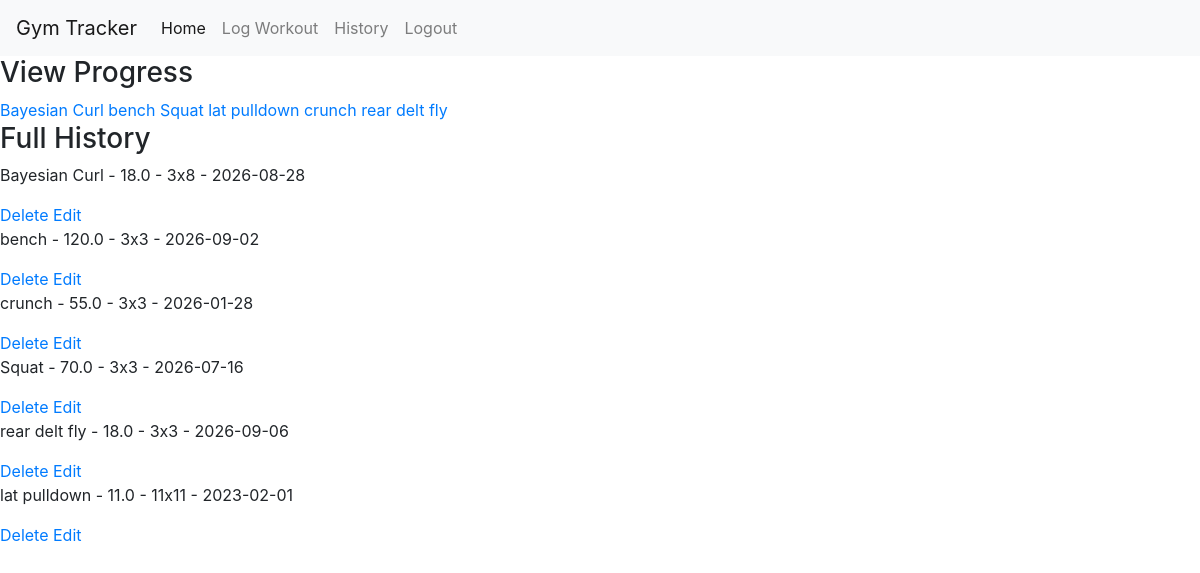
Page /history (signed in) on the earlier database version.
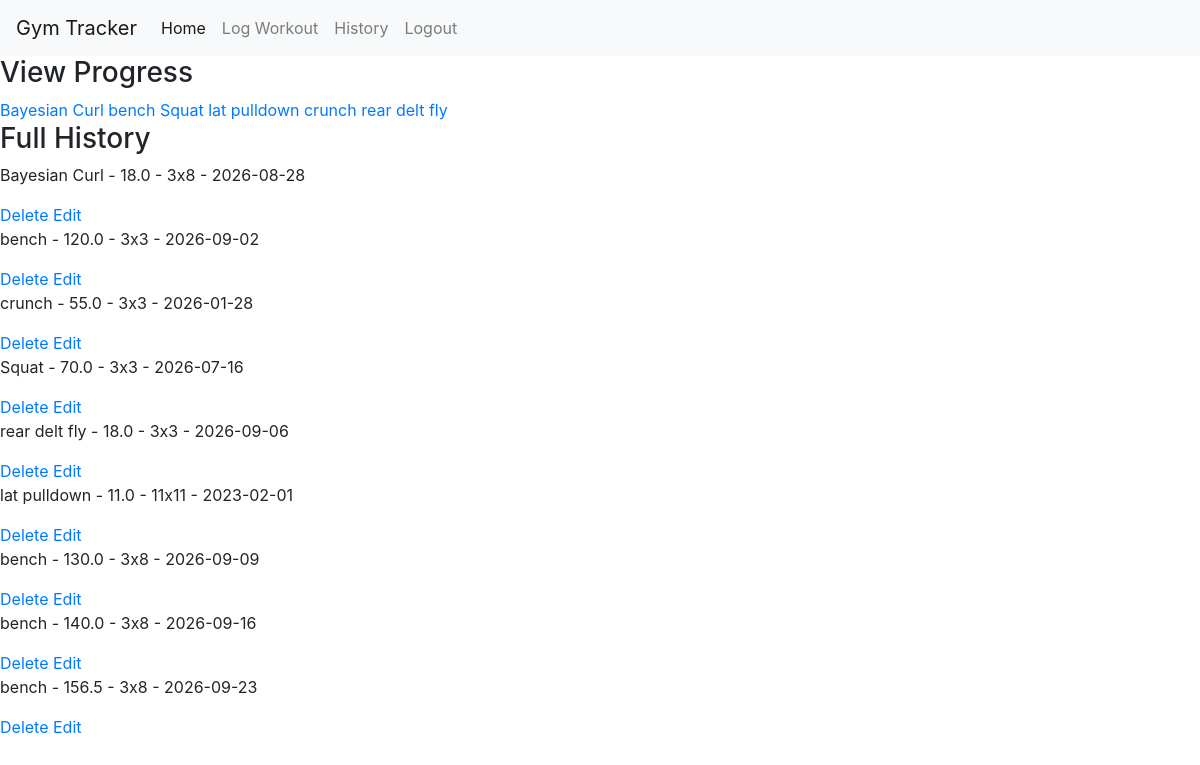
Same page on the later database version.
### app/models.py (models this page shows, shortened)
class Workout(db.Model):
      id = db.Column(db.Integer, primary_key=True)
      user_id = db.Column(db.Integer, db.ForeignKey("users.id"))
      exercise_name = db.Column(db.String(100))
      weight = db.Column(db.Float)
      sets = db.Column(db.Integer)
      reps = db.Column(db.Integer)
      date = db.Column(db.Date)

### app/__init__.py (the view)
    @app.route("/history")
    @login_required
    def history():
        workouts = Workout.query.filter_by(user_id=current_user.id).all()
        unique_exercises = {workout.exercise_name for workout in workouts}
        return render_template("history.html", workouts=workouts, unique_exercises=unique_exercises)

### app/templates/history.html (shortened to what this page needs)
{% extends "base.html" %}
{% block content %}
<h3>View Progress</h3>
{% for exercise in unique_exercises %}
    <a href="{{ url_for('progress', exercise_name=exercise) }}">{{ exercise }}</a>
{% endfor %}
<br>
<h3>Full History</h3>
{% for workout in workouts %}
    <p>{{workout.exercise_name}} - {{workout.weight}} - {{workout.sets}}x{{workout.reps}} - {{workout.date}}</p>
    <a href="{{ url_for('delete_workout', workout_id=workout.id) }}">Delete</a>
    <a href="{{ url_for('edit_workout', workout_id=workout.id) }}">Edit</a>
{% endfor %}
{% endblock %}

### app/templates/base.html (shortened to what this page needs)
<!DOCTYPE html>
<html>
    <head>
        <link rel="stylesheet" href="https://cdn.jsdelivr.net/npm/bootstrap@4.3.1/dist/css/bootstrap.min.css">
    </head>
    <body>
        <nav class="navbar navbar-expand-lg navbar-light bg-light">
        <a class="navbar-brand" href="#">Gym Tracker</a>
        <div class="collapse navbar-collapse" id="navbarNav">
            <ul class="navbar-nav">
            <li class="nav-item active">
                <a class="nav-link" href="{{ url_for('homepage') }}">Home <span class="sr-only">(current)</span></a>
            </li>
            {% if current_user.is_authenticated %}
                <li class="nav-item">
                    <a class="nav-link" href="{{ url_for('log_workout') }}">Log Workout</a>
                </li>
                <li class="nav-item">
                    <a class="nav-link" href="{{ url_for('history') }}">History</a>
                </li>
                <li class="nav-item">
                    <a class="nav-link" href="{{ url_for('logout') }}">Logout</a>
                </li>
            {% endif %}
            </ul>
        </div>
        </nav>
        {% block content %}
        {% endblock %}
    </body>
</html>

Differences in the rows shown:
added Workout: exercise_name "bench", weight "130.0", sets "3", reps "8", date "2026-09-09", shown under "Full History"
added Workout: exercise_name "bench", weight "140.0", sets "3", reps "8", date "2026-09-16", shown under "Full History"
added Workout: exercise_name "bench", weight "156.5", sets "3", reps "8", date "2026-09-23", shown under "Full History"
